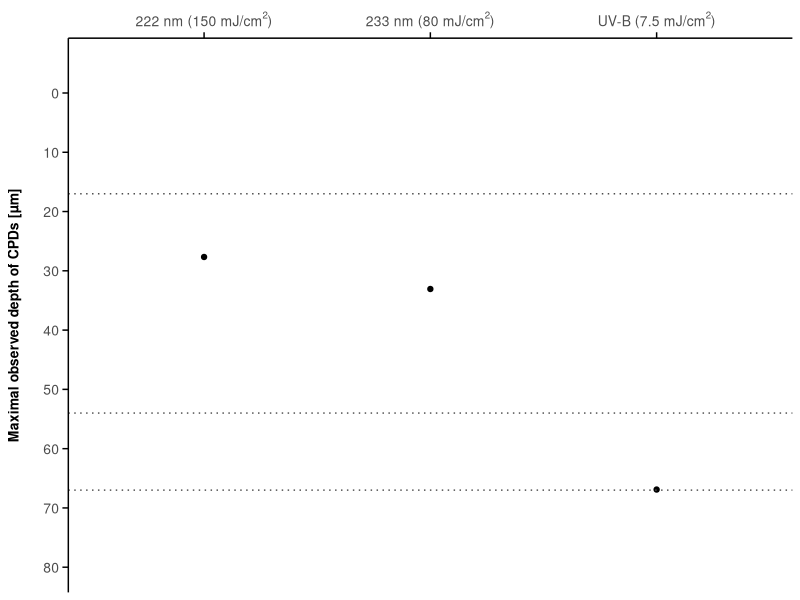
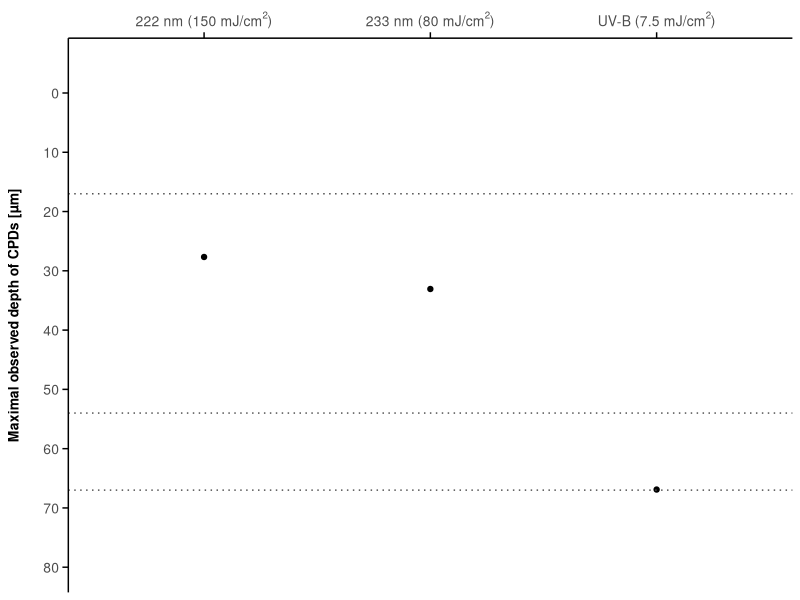

Source code (R) for these figures, in order:
library(tidyverse)
library(readxl)

# maximal observed depth of CPDs in RHE skin models data frame; data is from Zwicker et al. 2022
cpd <- read_xlsx("../data/Maximal observed depth of CPDs in RHEs based on data from Zwicker et al. 2022.xlsx")

str(cpd) # show structure of the data frame

# Gather columns into rows, calculate mean and standard error
mean_values <- cpd %>%
  gather("Wavelength and dose", "Values", everything()) %>%
  group_by(`Wavelength and dose`) %>%
  summarise(Mean = mean(Values, na.rm = TRUE) + 17,  # Add 17 to each mean value, since in the paper they report that "The measured SC thickness was subtracted on every position" and "The mean SC thickness of RHEs was (17±4.3) µm"
            SEM = sd(Values, na.rm = TRUE) / sqrt(sum(!is.na(Values))))

mean_values # display new data set

penplot <- ggplot(data = mean_values, aes(x = `Wavelength and dose`, y = Mean)) +
  geom_point() +
  scale_y_reverse(limits = c(80, -5), breaks = seq(0,80, by = 10)) + # Set y-axis limits to include 0
  scale_x_discrete(position = "top", # Move the x-axis to the top
                   labels = c(expression("222 nm (150 mJ/cm"^2*")"),
                              expression("233 nm (80 mJ/cm"^2*")"),
                              expression("UV-B (7.5 mJ/cm"^2*")"))) +
  geom_hline(yintercept = c(17, 37+17, 50+17), linetype = "dotted", color = "grey30") + # Add dotted horizontal lines (for the sake of accurately creating the figure in biorender); adding the mean stratum corneum thickness of 17µm to the viable epidermal thickness
  labs(x = NULL,
       y = "Maximal observed depth of CPDs [µm]") +
  theme_classic() +
  theme(axis.title.y = element_text(size = 10, margin = margin(r = 15), face="bold"),  # Increase Y axis label font size and add space
        axis.text = element_text(size = 10), # Increase tick label font size
        axis.line.x = element_line(colour = "black"), # Add a solid x-axis line
        axis.line.y = element_line(colour = "black"), # Add a solid y-axis line
        axis.ticks.y = element_line(colour = "black"), # Add y-axis tick marks
        axis.ticks.x = element_line(colour = "black"), # Add x-axis tick marks
        axis.ticks.length = unit(0.15, "cm"),  # Adjust the length of tick marks
  ) 

penplot

ggsave(filename = "../figure image files/skin_penetration.svg", plot = penplot, units = "mm", width = 140, height = 100, bg = "transparent") # FYI, for some reason I  wasn't able to make the background transparent when saving as a png. Instead, I saved as an svg and manually deleted the white background using Inkscape.
# After creating this initial plot, I further edited it using biorender.com